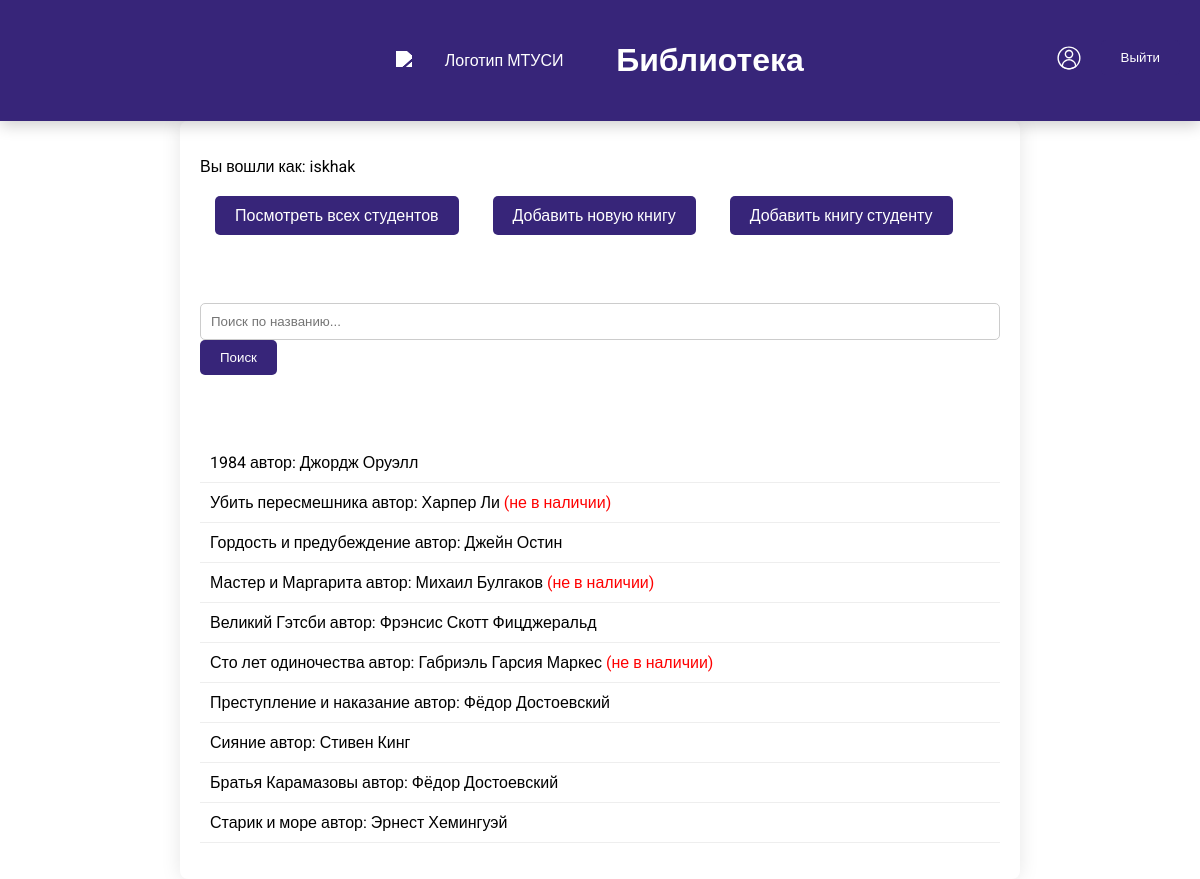
The app's page / (signed in) with its own data.
### library/models.py (models this page shows, shortened)
class Book(models.Model):
    title = models.CharField(max_length=200)
    author = models.CharField(max_length=100)
    isbn = models.CharField(max_length=13, unique=True)
    available = models.BooleanField(default=True)

### library/views.py (the view)
# urls.py: path('', views.index, name='index'),
@login_required
def index(request):
    books = Book.objects.all()  # Получаем все книги из базы данных
    return render(request, 'library/index.html', {'user': request.user, 'books': books})

### library/templates/library/index.html (shortened to what this page needs)
{% load static %}
<!DOCTYPE html>
<html lang="ru">
<head>
    <link rel="stylesheet" href="{% static 'index.css' %}" type="text/css">
</head>
<body>
    <header>
    <div class="header-content">
        <img src="https://mtuci.ru/local/templates/mtuci/assets/img/svg/logo_ru.svg" alt="Логотип МТУСИ" style="width: 200px; height: auto; filter: brightness(0) invert(1);">
        <h1>Библиотека</h1>
    </div>
    <div class="user-controls">
        {% if user.is_authenticated %}
            <a href="{% url 'user_profile' %}" title="Просмотреть профиль">
            </a>
            <form action="{% url 'logout' %}" method="post" style="display:inline;">
                <button type="submit">Выйти</button>
            </form>
        {% else %}
            <a href="{% url 'login' %}">Войти</a>
            <a href="{% url 'register' %}">Регистрация</a>
        {% endif %}
    </div>
</header>
    <div class="container">
        <p>Вы вошли как: {{ user.username }}</p>
        <nav>
            {% if user.is_superuser %}
                <a href="{% url 'student_list' %}">Посмотреть всех студентов</a>
                <a href="{% url 'add_book' %}">Добавить новую книгу</a>
                <a href="{% url 'add_borrowed_book' %}">Добавить книгу студенту</a>
            {% endif %}
        </nav>
        <h2>Поиск книги</h2>
        <form method="get" action="{% url 'search_book' %}">
            <input type="text" name="q" placeholder="Поиск по названию...">
            <button type="submit">Поиск</button>
        </form>
        <h2>Доступные книги</h2>
        <ul>
            {% for book in books %}
                <li>
                    {{ book.title }} автор: {{ book.author }}
                    {% if not book.available %}
                        <span>(не в наличии)</span>
                    {% endif %}
                </li>
            {% empty %}
                <li>Книги отсутствуют.</li>
            {% endfor %}
        </ul>
    </div>
</body>
</html>

### static/index.css (style rules this page uses)
body { font-family: 'Roboto', sans-serif; background: white; margin: 0; padding: 0; }
header { background-color: #372579; color: white; padding: 20px; text-align: center; box-shadow: 0 4px 15px rgba(0, 0, 0, 0.2); }
nav { margin: 20px 0; }
nav a { color: white; text-decoration: none; margin: 0 15px; padding: 10px 15px; border-radius: 5px; transition: background-color 0.3s, transform 0.2s; }
h1, h2 { color: white; }
.container { max-width: 800px; margin: auto; padding: 20px; background: white; border-radius: 8px; box-shadow: 0 0 20px rgba(0, 0, 0, 0.1); animation: fadeIn 0.5s; }
form { margin: 20px 0; }
input[type="text"] { width: calc(100% - 22px); padding: 10px; border: 1px solid #ccc; border-radius: 5px; transition: border-color 0.3s; }
button { padding: 10px 15px; background-color: #372579; color: white; border: none; border-radius: 5px; cursor: pointer; transition: background-color 0.3s, transform 0.2s; }
ul { list-style-type: none; padding: 0; }
li { padding: 10px; border-bottom: 1px solid #eee; }
li span { color: red; }
nav a, button { display: inline-block; padding: 10px 20px; background-color: #372579; color: white; border: none; border-radius: 5px; text-align: center; transition: background-color 0.3s, transform 0.2s; text-decoration: none; }
header { position: relative; padding: 20px; }
.user-controls { position: absolute; top: 20px; right: 20px; }
.user-controls a, .user-controls button { margin-left: 10px; }

### library/templates/library/index.html (style rules this page uses)
header { background-color: #372579; color: white; padding: 20px; display: flex; justify-content: space-between; align-items: center; }
.header-content { display: flex; align-items: center; justify-content: center; flex-grow: 1; }
.header-content h1 { margin-left: 20px; }
.user-controls { display: flex; align-items: center; }
.user-controls a { color: white; text-decoration: none; margin-left: 20px; }
.user-controls button { background-color: #372579; color: white; border: none; padding: 10px 20px; border-radius: 5px; cursor: pointer; margin-left: 20px; }

### records on screen
Book: title "1984", author "Джордж Оруэлл"
Book: title "Убить пересмешника", author "Харпер Ли", available "(не в наличии)"
Book: title "Гордость и предубеждение", author "Джейн Остин"
Book: title "Мастер и Маргарита", author "Михаил Булгаков", available "(не в наличии)"
Book: title "Великий Гэтсби", author "Фрэнсис Скотт Фицджеральд"
Book: title "Сто лет одиночества", author "Габриэль Гарсия Маркес", available "(не в наличии)"
Book: title "Преступление и наказание", author "Фёдор Достоевский"
Book: title "Сияние", author "Стивен Кинг"
Book: title "Братья Карамазовы", author "Фёдор Достоевский"
Book: title "Старик и море", author "Эрнест Хемингуэй"

### other values on screen
{{ user.username }} "iskhak"
